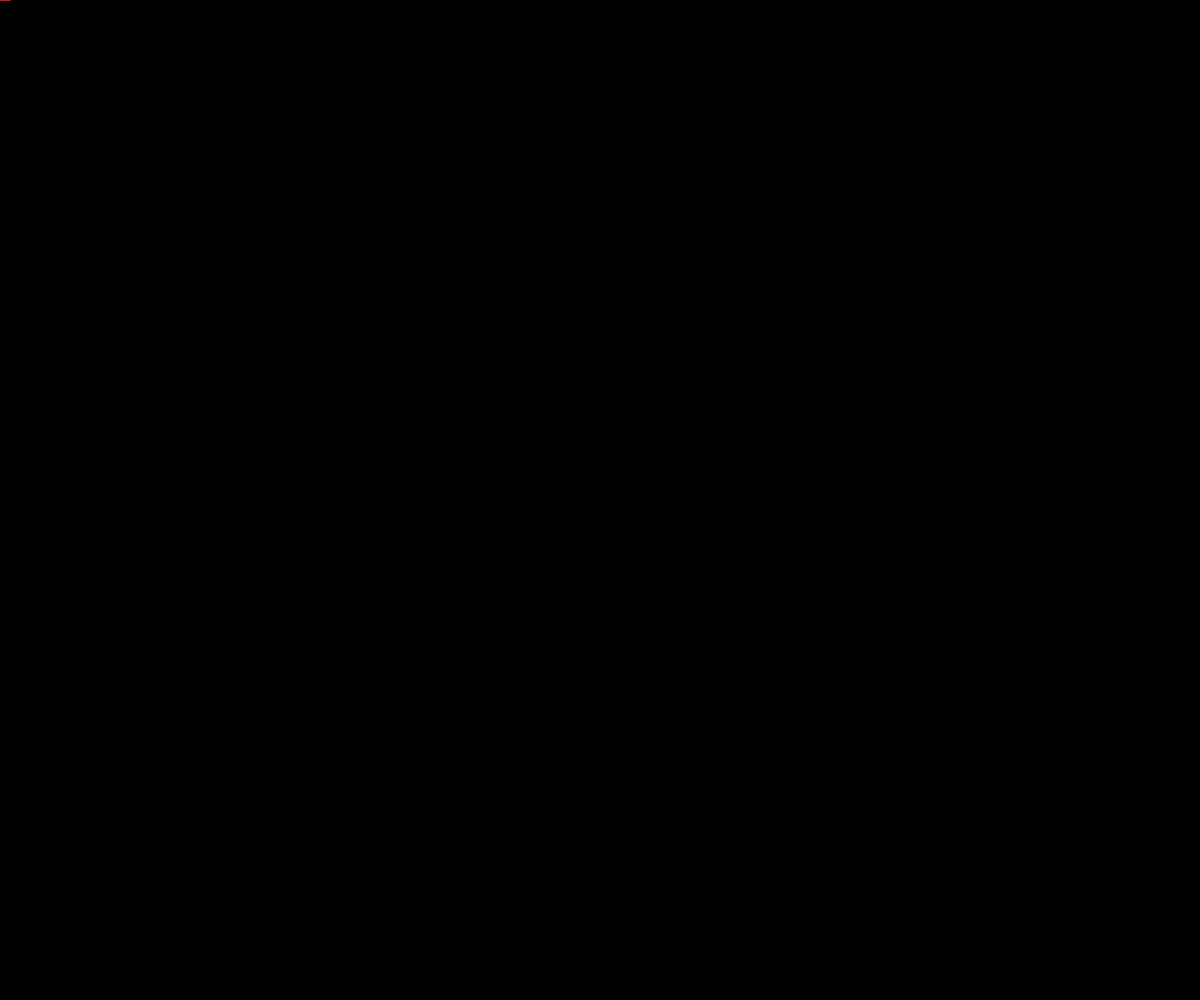
Frame 1 (no input)
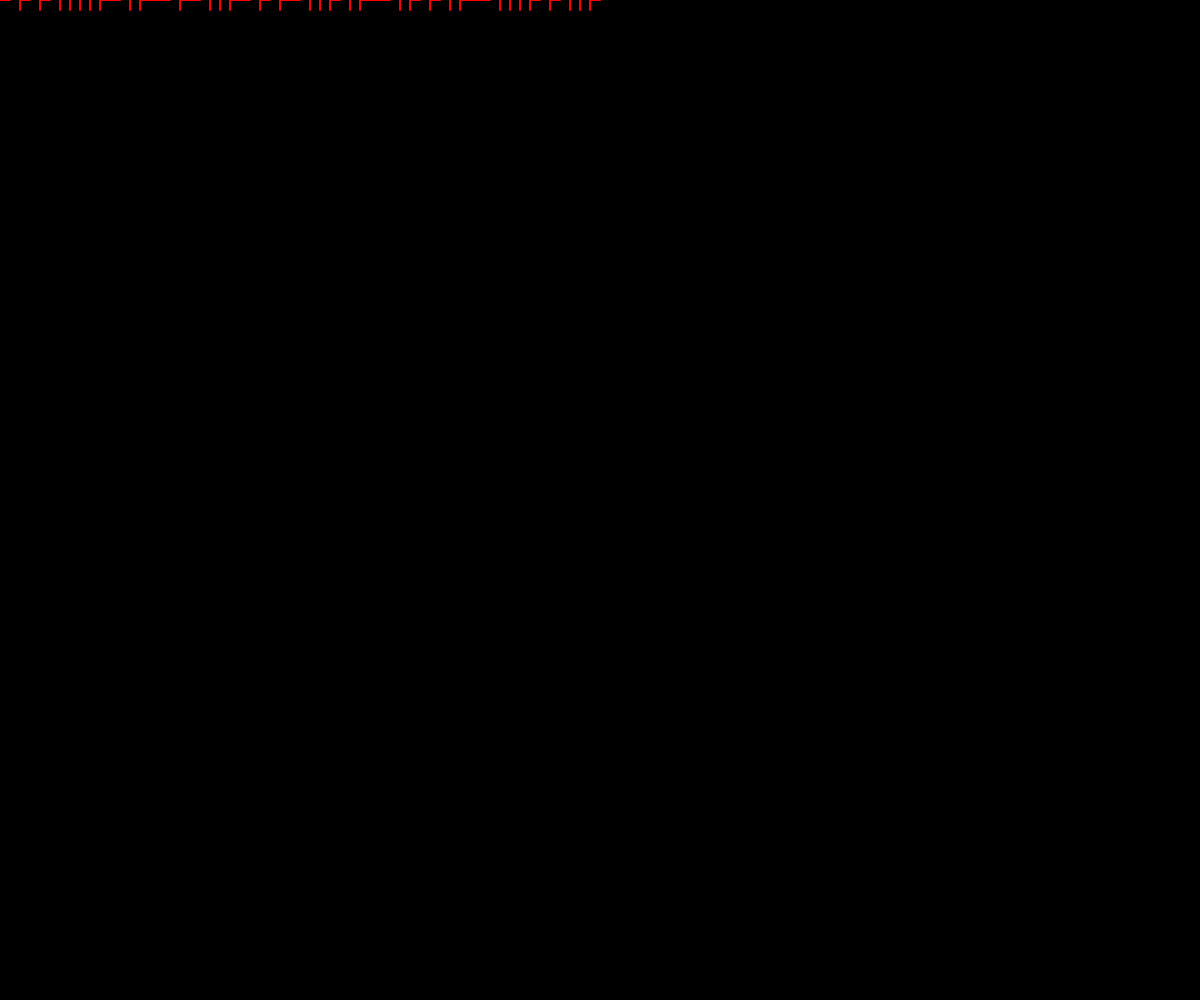
Frame 60 (no input)
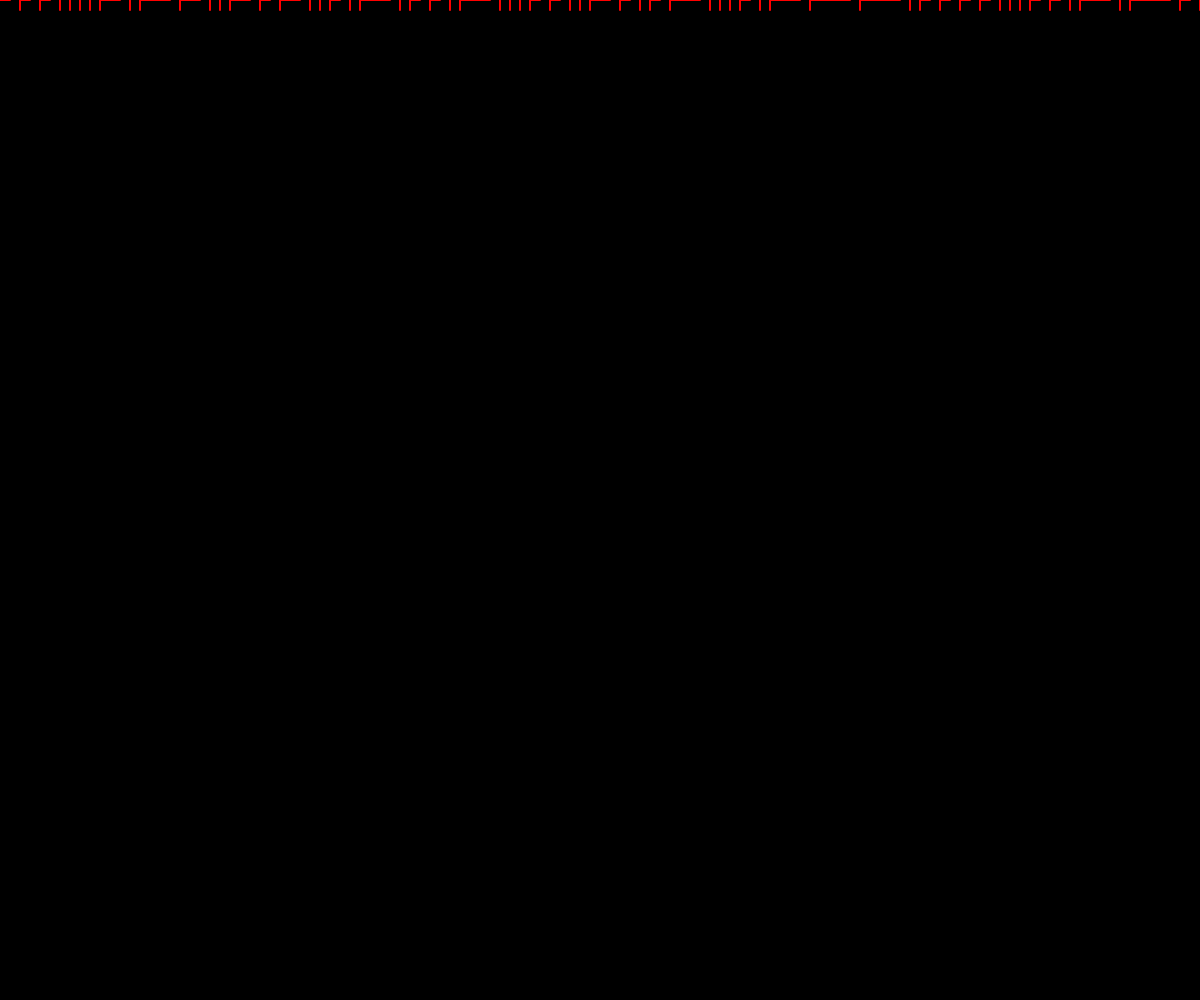
Frame 120 (the mouse pressed at the canvas centre since frame 60)

The p5.js sketch that drew these frames (run headless with seeded random() and noise() and a simulated clock; from frame 60 on, the mouse is pressed at the canvas centre):

// p5.js sketch
// ── sketch.js
let x = 0;
let y = 0;
let spacing = 10;
let col = 0;
let inc = 5;

function setup() {
    createCanvas(windowWidth, windowHeight);
    background(0);
    colorMode(HSB);
}

function draw() {
    stroke(col, 255, 255);
    strokeWeight(2);
    if (random(1) < 0.50) {
        line(x + spacing, y, x + spacing, y + spacing);    
    } else {
        line(x, y, x + spacing, y);
    }
    
    x = x + spacing;
    
    if (x > width) {
        x = 0;
        y = y + spacing;
        col = col + inc;
        if (col > 255 || col < 0) {
            inc = inc*-1;
        }
    }
    
    if (y > height) {
        y = 0;
        background(0);
    }
    
    
}
